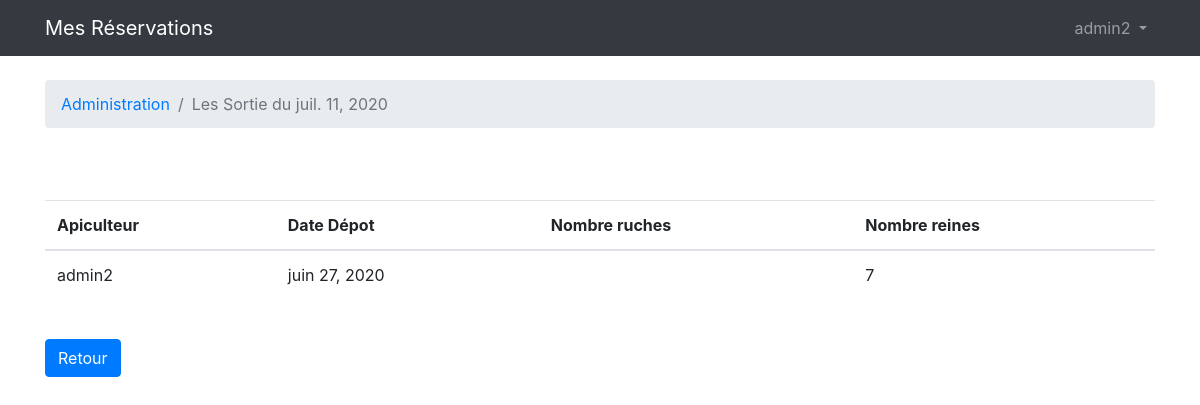
The page /resasfanm/listsorties/2020-07-11 (signed in) on the database as committed earlier.
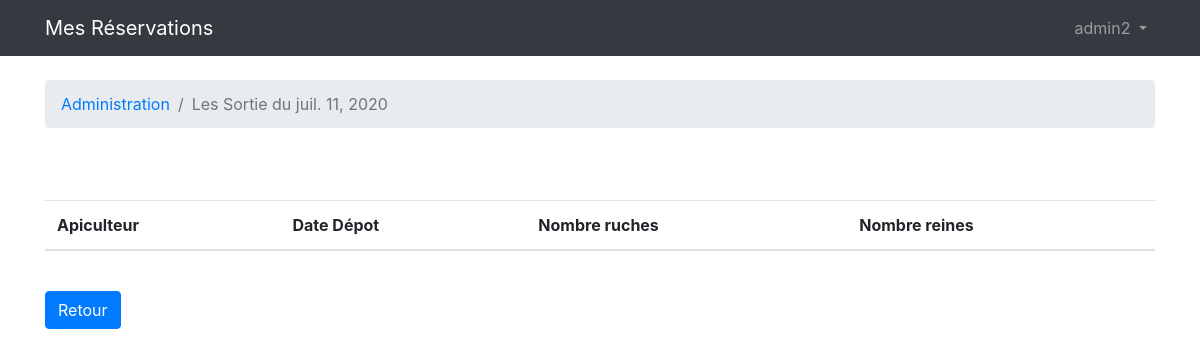
The same page on the database as committed later.
### resasfanm/models.py (models this page shows, shortened)
class Reservation(models.Model):
	apiculteur = models.ForeignKey('Apiculteur', on_delete=models.CASCADE,related_name='reservations')
	nbreine = models.IntegerField(default = 1, verbose_name="nombre reines")
	datedepot = models.DateField(verbose_name="Date depot")
	dateretrait = models.DateField(verbose_name="Date retrait")
	nbtypfecond1 = models.IntegerField(default = 0, verbose_name="nombre apidea/Kieler ")
	nbtypfecond2 = models.IntegerField(default = 0, verbose_name="nombre Miniplus      ")
	nbtypfecond3 = models.IntegerField(default = 0, verbose_name="nombre Warre         ")
	nbtypfecond4 = models.IntegerField(default = 0, verbose_name="nombre ruchette      ")
	ordre = models.IntegerField(verbose_name="ordre",default=1)
	enattente = models.BooleanField(default = False, verbose_name = 'En attente')
	class Meta:
		unique_together = ('apiculteur', 'datedepot',)

class Apiculteur(models.Model):
	nom = models.CharField(max_length=25, unique = True)
	user = models.OneToOneField(User, on_delete=models.CASCADE,null = True)

### resasfanm/views.py (the view)
# urls.py: path('listsorties/<str:datesortie>',views.listsorties,name='listsorties'),
@login_required
def listsorties(request,datesortie):
	dates = datetime.datetime.strptime(datesortie, "%Y-%m-%d").date()
	resas = Reservation.objects.filter(dateretrait=dates)
	return render(request, 'resasfanm/listsorties.html', {'les_resas':resas, 'date_sortie': dates})

### resasfanm/templates/resasfanm/listsorties.html (shortened to what this page needs)
{% extends 'base.html' %}
{% block breadcrumb %}
  <li class="breadcrumb-item"><a href="{% url 'listgestion' %}" >Administration</a></li>
  <li class="breadcrumb-item active">Les Sortie du {{ date_sortie }} </li>
{% endblock %}
{% block content %}
  <br>
  <br>
  <table class="table">
    <thead class="thead-inverse">
      <tr>
          <th>Apiculteur</th>
          <th>Date Dépot</th>
          <th>Nombre ruches</th>
          <th>Nombre reines</th>
      </tr>
    </thead>
    <tbody>
      {% for resa in les_resas %}
          <tr>
            <td> {{ resa.apiculteur.nom }}</td>
            <td> {{ resa.datedepot }}</td>
            <td> {{ resa.nbruche }}</td>
            <td> {{ resa.nbreine }}</td>
          </tr>
      {% endfor %}
    </tbody>
  </table>
  <br>
    <a href="{% url 'listgestion'  %}" class="btn btn-primary">Retour</a>
{% endblock %}

Rows that differ between the two databases and show on the page:
removed Reservation: apiculteur.nom "admin2", datedepot "juin 27, 2020", nbreine "7"
